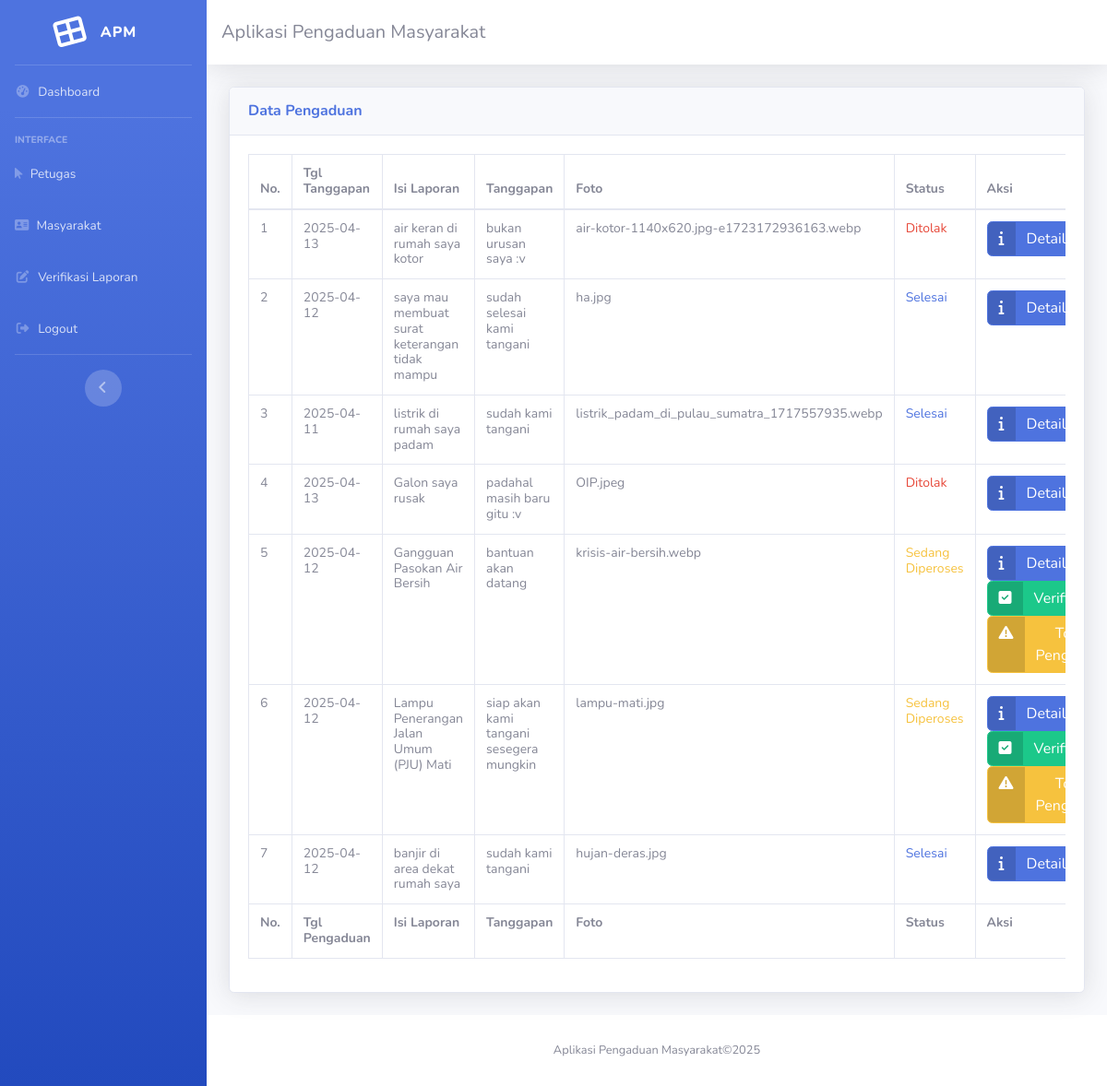
Page /admin/admin.php?url=verifikasi-tanggapan (signed in) on the committed database.
### tables this page shows
CREATE TABLE `tanggapan` (
  `id_tanggapan` int(11) NOT NULL,
  `id_pengaduan` int(11) NOT NULL,
  `tgl_tanggapan` date NOT NULL,
  `tanggapan` text NOT NULL,
  `nama_petugas` varchar(50) NOT NULL
);

CREATE TABLE `pengaduan` (
  `id_pengaduan` int(11) NOT NULL,
  `tgl_pengaduan` date NOT NULL,
  `nik` char(16) NOT NULL,
  `isi_laporan` text NOT NULL,
  `foto` varchar(255) NOT NULL,
  `status` enum('0','proses','selesai','ditolak') NOT NULL
);

### admin/verifikasi_tanggapan.php (the view)
<div class="card shadow mb-4">
    <div class="card-header py-3">
        <h6 class="m-0 font-weight-bold text-primary">Data Pengaduan</h6>
    </div>
    <div class="card-body" style="font-size: 14px;">
        <div class="table-responsive">
            <table class="table table-bordered" id="dataTable" width="100%" cellspacing="0">
                <thead>
                    <tr>
                        <th>No.</th>
                        <th>Tgl Tanggapan</th>
                        <th>Isi Laporan</th>
                        <th>Tanggapan</th>
                        <th>Foto</th>
                        <th>Status</th>
                        <th>Aksi</th>
                    </tr>
                </thead>
                <tfoot>
                    <tr>
                        <th>No.</th>
                        <th>Tgl Pengaduan</th>
                        <th>Isi Laporan</th>
                        <th>Tanggapan</th>
                        <th>Foto</th>
                        <th>Status</th>
                        <th>Aksi</th>
                    </tr>
                </tfoot>
                <tbody>
                    <?php
                    include '../koneksi.php';
                    $sql = "SELECT p. id_pengaduan, p. isi_laporan, p. foto, p. status,
                    t. id_tanggapan, t. tgl_tanggapan, t. tanggapan
                    FROM pengaduan p
                    LEFT JOIN tanggapan t ON p. id_pengaduan = t. id_pengaduan
                    ORDER BY p. nik DESC";
                    $query = mysqli_query($koneksi, $sql);
                    $no = 1;
                    while ($data = mysqli_fetch_array($query)) {
                        if ($data['status'] != '0') {
                    ?>
                            <tr>
                                <td><?= $no++; ?></td>
                                <td><?= !empty($data['tgl_tanggapan']) ? $data['tgl_tanggapan'] : 'Belum Ditanggapi'; ?></td>
                                <td><?= $data['isi_laporan']; ?></td>
                                <td><?= !empty($data['tanggapan']) ? $data['tanggapan'] : '-'; ?></td>
                                <td><?= $data['foto']; ?></td>
                                <td><?php
                                    if ($data['status'] == '0') {
                                        echo "Belum Ditanggapi";
                                    } elseif ($data['status'] == 'proses') {
                                        echo "<span class='text-warning'>Sedang Diperoses</span>";
                                    } elseif ($data['status'] == 'selesai') {
                                        echo "<span class='text-primary'>Selesai</span>";
                                    } elseif ($data['status'] == 'ditolak') {
                                        echo "<span class='text-danger'>Ditolak</span>";
                                    } else {
                                        echo $data['status'];
                                    }
                                    ?></td>
                                <td>
                                    <a href="?url=detail-pengaduan&id=<?= $data['id_pengaduan']; ?>"
                                        class="btn btn-primary btn-icon-split">
                                        <span class="icon text-white-5">
                                            <i class="fa fa-info"></i>
                                        </span>
                                        <span class="text"> Detail </span>
                                    </a>
                                    <?php if ($data['status'] != 'selesai' && $data['status'] != 'ditolak'): ?>
                                        <a href="?url=verifikasi&id=<?= $data['id_pengaduan']; ?>"
                                            class="btn btn-success btn-icon-split">
                                            <span class="icon text-white-5">
                                                <i class="fa fa-check-square"></i>
                                            </span>
                                            <span class="text"> Verifikasi </span>
                                        </a>
                                    <?php endif; ?>
                                    <?php if ($data['status'] != 'ditolak' && $data['status'] != 'selesai') { ?>
                                        <a href="?url=tolak-pengaduan&id=<?= $data['id_pengaduan']; ?>"
                                            class="btn btn-warning btn-icon-split">
                                            <span class="icon text-white-5">
                                                <i class="fa fa-exclamation-triangle"></i>
                                            </span>
                                            <span class="text"> Tolak Pengaduan </span>
                                        </a>
                                    <?php
                                    }
                                  ?>
                                </td>
                            </tr>
                    <?php
                        }
                    }
                    ?>
                </tbody>
            </table>
        </div>
    </div>
</div>

### admin/admin.php (shortened to what this page needs)
<!DOCTYPE html>
<html lang="en">
<head>
    <link href="../vendor/fontawesome-free/css/all.min.css" rel="stylesheet" type="text/css">
    <link href="../css/sb-admin-2.min.css" rel="stylesheet">
    <link href="../vendor/datatables/dataTables.bootstrap4.min.css" rel="stylesheet">
</head>
<body id="page-top">
    <div id="wrapper">
        <ul class="navbar-nav bg-gradient-primary sidebar sidebar-dark accordion" id="accordionSidebar">
            <a class="sidebar-brand d-flex align-items-center justify-content-center" href="index.html">
                <div class="sidebar-brand-icon rotate-n-15">
                    <i class="fas fa-th-large"></i>
                </div>
                <div class="sidebar-brand-text mx-3">APM</div>
            </a>
            <hr class="sidebar-divider my-0">
            <li class="nav-item">
                <a class="nav-link" href="admin.php">
                    <i class="fas fa-fw fa-tachometer-alt"></i>
                    <span>Dashboard</span></a>
            </li>
            <hr class="sidebar-divider">
            <div class="sidebar-heading">
                Interface
            </div>
            <li class="nav-item">
                <a class="nav-link" href="?url=petugas">
                    <i class="fa fa-mouse-pointer"></i>
                    <span>Petugas</span></a>
            </li>
            <li class="nav-item">
                <a class="nav-link" href="?url=masyarakat">
                    <i class="fa fa-address-card"></i>
                    <span>Masyarakat</span></a>
            </li>
            <li class="nav-item">
                <a class="nav-link" href="?url=verifikasi-tanggapan">
                    <i class="fas fa-fw fa-edit"></i>
                    <span>Verifikasi Laporan</span></a>
            </li>
            <li class="nav-item">
                <a class="nav-link" href="../logout.php">
                    <i class="fas fa-fw fa-sign-out-alt"></i>
                    <span>Logout</span></a>
            </li>
            <hr class="sidebar-divider d-none d-md-block">
            <div class="text-center d-none d-md-inline">
                <button class="rounded-circle border-0" id="sidebarToggle"></button>
            </div>
        </ul>
        <div id="content-wrapper" class="d-flex flex-column">
            <div id="content">
                <nav class="navbar navbar-expand navbar-light bg-white topbar mb-4 static-top shadow">
                    <div class="container-fluid">
                        <a class="navbar-brand">Aplikasi Pengaduan Masyarakat</a>
                    </div>
                </nav>
                <div class="container-fluid">
                    <h1 class="h5 mb-4 text-gray-800"><?php include 'halaman.php'; ?></h1>
                </div>
            </div>
            <footer class="sticky-footer bg-white">
                <div class="container my-auto">
                    <div class="copyright text-center my-auto">
                        <span>Aplikasi Pengaduan Masyarakat&copy;2025</span>
                    </div>
                </div>
            </footer>
        </div>
    </div>
</body>
</html>

### admin/halaman.php (shortened to what this page needs)
<?php
if (isset($_GET['url'])) {
    switch ($_GET['url']) {
        case 'verifikasi-tanggapan':
            include 'verifikasi_tanggapan.php';
            break;
    }
} else {
    echo "Selamat Datang Di Aplikasi Pengaduan Masyarakat, Aplikasi ini bertujuan untuk melaporkan masalah yang ada di masyarakat.<br>";
    echo "Anda Login Sebagai : " . $_SESSION['nama_petugas'];
}

### rows in the picture
tanggapan: tgl_tanggapan "2025-04-13", id_pengaduan.isi_laporan "air keran di rumah saya kotor", tanggapan "bukan urusan saya :v", id_pengaduan.foto "air-kotor-1140x620.jpg-e1723172936163.webp", shows "Ditolak"
tanggapan: tgl_tanggapan "2025-04-12", id_pengaduan.isi_laporan "saya mau membuat surat keterangan tidak mampu", tanggapan "sudah selesai kami tangani", id_pengaduan.foto "ha.jpg", shows "Selesai"
tanggapan: tgl_tanggapan "2025-04-11", id_pengaduan.isi_laporan "listrik di rumah saya padam", tanggapan "sudah kami tangani", id_pengaduan.foto "listrik_padam_di_pulau_sumatra_1717557935.webp", shows "Selesai"
tanggapan: tgl_tanggapan "2025-04-13", id_pengaduan.isi_laporan "Galon saya rusak", tanggapan "padahal masih baru gitu :v", id_pengaduan.foto "OIP.jpeg", shows "Ditolak"
tanggapan: tgl_tanggapan "2025-04-12", id_pengaduan.isi_laporan "Gangguan Pasokan Air Bersih", tanggapan "bantuan akan datang", id_pengaduan.foto "krisis-air-bersih.webp", shows "Sedang Diperoses"
tanggapan: tgl_tanggapan "2025-04-12", id_pengaduan.isi_laporan "Lampu Penerangan Jalan Umum (PJU) Mati", tanggapan "siap akan kami tangani sesegera mungkin", id_pengaduan.foto "lampu-mati.jpg", shows "Sedang Diperoses"
tanggapan: tgl_tanggapan "2025-04-12", id_pengaduan.isi_laporan "banjir di area dekat rumah saya", tanggapan "sudah kami tangani", id_pengaduan.foto "hujan-deras.jpg", shows "Selesai"
